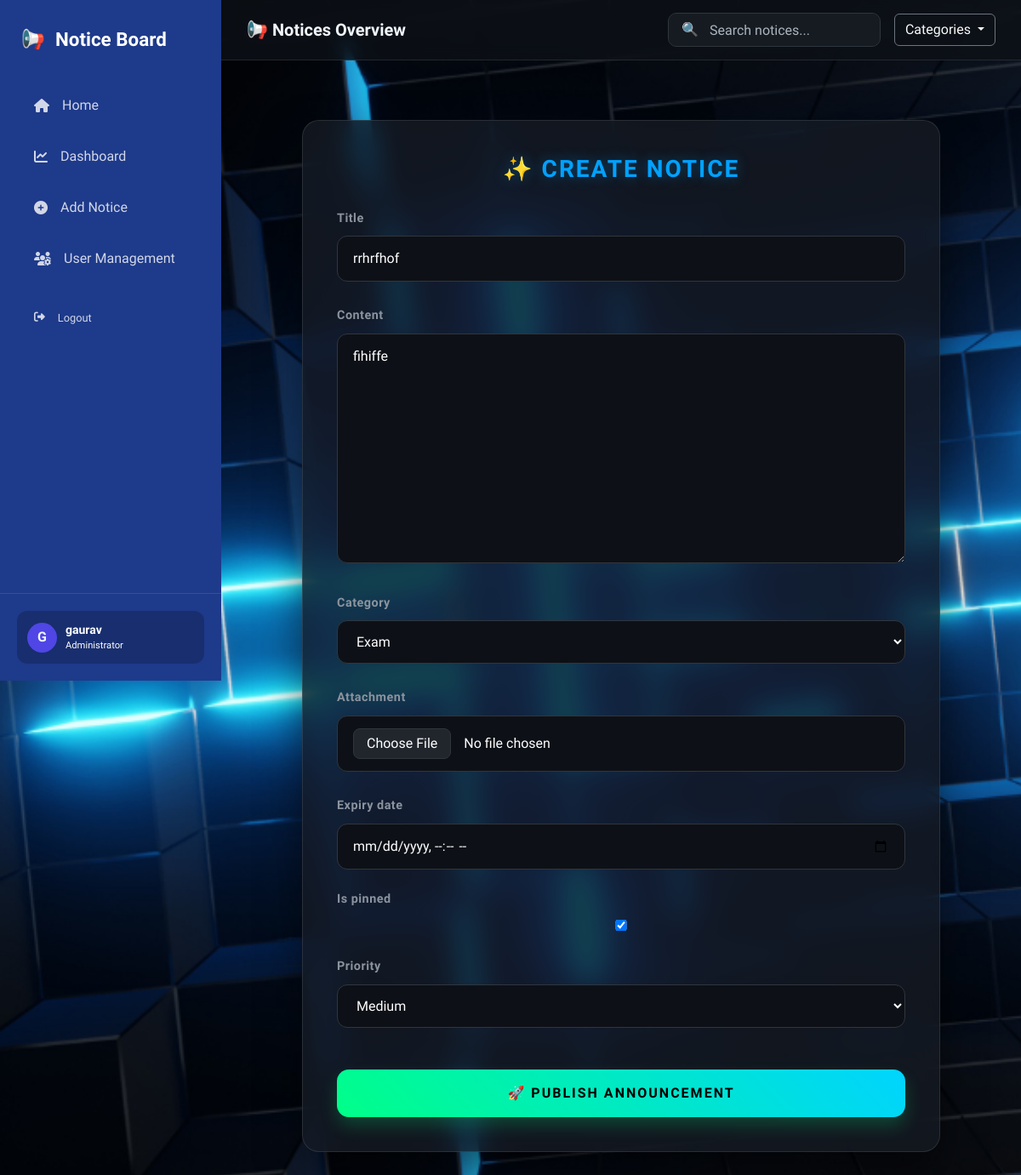
The app's page /edit/19/ (signed in) with its own data.
### noticeboard/models.py (models this page shows, shortened)
class Notice(models.Model):
    title = models.CharField(max_length=255)
    content = models.TextField()
    category = models.ForeignKey(Category, on_delete=models.CASCADE)
    attachment = models.FileField(upload_to='notice_files/', null=True, blank=True)
    created_by = models.ForeignKey(User, on_delete=models.CASCADE)
    created_at = models.DateTimeField(auto_now_add=True)
    expiry_date = models.DateTimeField(null=True, blank=True)
    department = models.CharField(
        max_length=20,
        choices=Profile.DEPARTMENT_CHOICES,
        default='cse'
    )
    views_count = models.IntegerField(default=0)
    is_pinned = models.BooleanField(default=False)
    likes = models.ManyToManyField(User, related_name='liked_notices', blank=True)
    PRIORITY_CHOICES = [
        ('low', 'Low'),
        ('medium', 'Medium'),
        ('high', 'High'),
    ]
    priority = models.CharField(
        max_length=10,
        choices=PRIORITY_CHOICES,
        default='low'
    )

### noticeboard/views.py (the view)
# urls.py: path('edit/<int:pk>/', views.edit_notice, name='edit_notice'),
@login_required(login_url='login')
@user_passes_test(staff_check)
def edit_notice(request, pk):
    if not request.user.is_staff:
        return HttpResponseForbidden("You are not authorized to edit notices.")
    notice = get_object_or_404(Notice, pk=pk)
    if request.method == 'POST':
        form = NoticeForm(request.POST, request.FILES, instance=notice)
        if form.is_valid():
            form.save()
            messages.success(request, "Notice updated successfully.")
            return redirect('home')
        else:
            messages.error(request, "Error updating notice.")
    else:
        form = NoticeForm(instance=notice)
    return render(request, 'noticeboard/notice_form.html', {'form': form})

### noticeboard/forms.py
class NoticeForm(forms.ModelForm):
    class Meta:
        model = Notice
        fields = ['title', 'content', 'category','attachment','expiry_date','is_pinned','priority']
        widgets = {
            'expiry_date': forms.DateTimeInput(attrs={'type': 'datetime-local', 'class': 'form-control'}),
        }

### noticeboard/models.py (called while the page is built)
    def __str__(self):
        return self.name

### noticeboard/views.py (called while the page is built)
def staff_check(user):
    return user.is_staff

### noticeboard/templates/noticeboard/notice_form.html (shortened to what this page needs)
{% extends 'noticeboard/base.html' %}
{% block content %}
<div class="form-card-glow">
    <h3>✨ Create Notice</h3>
    <form method="post" enctype="multipart/form-data">
        {% for field in form %}
            <div class="mb-4">
                <label for="{{ field.id_for_label }}">{{ field.label }}</label>
                {{ field }}
            </div>
        {% endfor %}
        <button type="submit" class="btn-glow-submit">
            🚀 Publish Announcement
        </button>
    </form>
</div>
{% endblock %}

### noticeboard/templates/noticeboard/base.html (shortened to what this page needs)
{% load static %}
<!doctype html>
<html lang="en">
  <head>
    <link rel="stylesheet" href="https://cdnjs.cloudflare.com/ajax/libs/font-awesome/6.4.2/css/all.min.css">
    <link href="https://cdn.jsdelivr.net/npm/bootstrap@5.3.2/dist/css/bootstrap.min.css" rel="stylesheet" />
    <link rel="stylesheet" href="{% static 'css/style.css' %}" />
  </head>
  {% load django_browser_reload %}
  <body>
    <aside class="sidebar">
      <a class="sidebar-brand" href="{% url 'home' %}">
        📢 <span>Notice Board</span>
      </a>
      <nav class="nav flex-column">
        <a class="nav-link {% if request.resolver_match.url_name == 'home' %}active{% endif %}" href="{% url 'home' %}">
          <i class="fa-solid fa-house"></i> Home
        </a>
        <a class="nav-link {% if request.resolver_match.url_name == 'dashboard' %}active{% endif %}" href="{% url 'dashboard' %}">
          <i class="fa-solid fa-chart-line"></i> Dashboard
        </a>
        <a class="nav-link {% if request.resolver_match.url_name == 'add_notice' %}active{% endif %}" href="{% url 'add_notice' %}">
          <i class="fa-solid fa-plus-circle"></i> Add Notice
        </a>
        <a class="nav-link {% if request.resolver_match.url_name == 'user_list' %}active{% endif %}" href="{% url 'user_list' %}">
            <i class="fa-solid fa-users-gear"></i> User Management
        </a>
        <a class="nav-link text-danger mt-3" href="{% url 'logout' %}">
            <i class="fa-solid fa-right-from-bracket"></i> Logout
        </a>
      </nav>
      <div class="sidebar-footer">
          <div class="profile-card">
              <div class="profile-img">{{ user.username|first|upper }}</div>
              <div class="overflow-hidden">
                  <div class="small fw-bold text-white">{{ user.username }}</div>
                  <div class="text-muted" style="font-size: 0.7rem;">Administrator</div>
              </div>
          </div>
      </div>
    </aside>
    <header class="top-nav d-flex justify-content-between align-items-center">
        <h5 class="mb-0 fw-bold">📢 {% block page_title %}Notices Overview{% endblock %}</h5>
        <div class="d-flex align-items-center gap-3">
            <form method="GET" class="position-relative d-flex align-items-center">
                <span class="position-absolute ms-3" style="pointer-events: none;">🔍</span>
                <input name="search" type="search" placeholder="Search notices..."
                       class="form-control ps-5 custom-search"
                       value="{{ request.GET.search }}">
            </form>
            <div class="dropdown">
                <button class="btn btn-outline-light dropdown-toggle border-secondary" type="button" data-bs-toggle="dropdown">
                    Categories
                </button>
            </div>
        </div>
    </header>
    <main class="main-wrapper">
        {% block content %} {% endblock %}
    </main>
  </body>
</html>

### noticeboard/static/css/style.css (style rules this page uses)
:root { --bg-deep: #2cf8ff; --card-bg: #000000; --sidebar-bg: #be6e95; --neon-green: #70ff2e; --neon-red: #ff4d4d; --neon-blue: #00a2ff; --neon-yellow: #ffcc00; --text-main: #f0f6fc; --text-dim: #ffffff; --border-glow: #ffffff; }
body { background-image: url("/static/images/background.png"); background-size: cover; background-position: center; background-repeat: no-repeat; background-attachment: fixed; background-color: var(--bg-deep) !important; color: var(--text-main) !important; font-family: 'Segoe UI', Roboto, Helvetica, Arial, sans-serif; }
.text-muted { color: var(--text-dim) !important; font-weight: 500; }
input, textarea, select { background-color: #8492ff !important; border: 1px solid var(--border-glow) !important; color: white !important; }

### noticeboard/templates/noticeboard/base.html (style rules this page uses)
:root { --side-blue: #1e3a8a; --side-hover: rgba(255, 255, 255, 0.1); --bg-body: #0d1117; --sidebar-width: 260px; }
body { font-family: 'Plus Jakarta Sans', sans-serif; background-color: var(--bg-body); color: #ffffff; overflow-x: hidden; }
.sidebar { width: var(--sidebar-width); height: 100vh; position: fixed; top: 0; left: 0; background-color: var(--side-blue); padding-top: 20px; display: flex; flex-direction: column; z-index: 1000; }
.sidebar-brand { padding: 10px 25px 30px; font-size: 1.4rem; font-weight: 700; color: white; text-decoration: none; display: flex; align-items: center; gap: 12px; }
.sidebar .nav-link { color: rgba(255, 255, 255, 0.8) !important; padding: 14px 25px; margin: 4px 15px; border-radius: 10px; display: flex; align-items: center; gap: 15px; font-weight: 500; transition: 0.3s; }
.top-nav { margin-left: var(--sidebar-width); background: rgba(13, 17, 23, 0.8); backdrop-filter: blur(10px); border-bottom: 1px solid rgba(255, 255, 255, 0.1); padding: 15px 30px; position: sticky; top: 0; z-index: 999; }
.main-wrapper { margin-left: var(--sidebar-width); padding: 30px; min-height: 100vh; }
.custom-search { width: 250px; border-radius: 10px; transition: 0.3s; height: 40px; background-color: #161b22 !important; border: 1px solid #30363d !important; color: white !important; }
.custom-search::placeholder { color: #adb5bd !important; opacity: 1 !important; }
.sidebar-footer { margin-top: auto; padding: 20px; border-top: 1px solid rgba(255, 255, 255, 0.1); }
.profile-card { background: rgba(0,0,0,0.2); padding: 12px; border-radius: 12px; display: flex; align-items: center; gap: 10px; }
.profile-img { width: 35px; height: 35px; border-radius: 50%; background: #4f46e5; display: flex; align-items: center; justify-content: center; font-weight: bold; }

### noticeboard/templates/noticeboard/notice_form.html (style rules this page uses)
.form-card-glow { background: rgba(22, 27, 34, 0.8) !important; backdrop-filter: blur(16px) saturate(180%); -webkit-backdrop-filter: blur(16px) saturate(180%); border: 1px solid rgba(255, 255, 255, 0.1) !important; border-radius: 20px !important; padding: 40px !important; box-shadow: 0 25px 50px rgba(0, 0, 0, 0.5) !important; max-width: 750px; margin: 40px auto; color: #f0f6fc !important; }
.form-card-glow h3 { color: #00a2ff; font-weight: 800; text-transform: uppercase; letter-spacing: 2px; margin-bottom: 30px; text-align: center; text-shadow: 0 0 15px rgba(0, 162, 255, 0.4); }
.form-card-glow label { font-weight: 600; color: #8b949e; margin-bottom: 10px; display: block; font-size: 0.9rem; letter-spacing: 0.5px; }
.form-card-glow input, .form-card-glow textarea, .form-card-glow select { background-color: #0d1117 !important; border: 1px solid #30363d !important; border-radius: 12px !important; color: #ffffff !important; padding: 14px 18px !important; width: 100%; transition: all 0.3s cubic-bezier(0.4, 0, 0.2, 1); margin-bottom: 5px; }
.btn-glow-submit { background: linear-gradient(45deg, #00ff88, #00d4ff) !important; color: #000000 !important; font-weight: 800 !important; border: none !important; padding: 16px !important; border-radius: 14px !important; text-transform: uppercase; letter-spacing: 2px; width: 100%; margin-top: 20px; transition: 0.4s ease; box-shadow: 0 10px 20px rgba(0, 255, 136, 0.2) !important; }
.text-danger { font-size: 0.8rem; font-weight: 600; color: #ff4d4d !important; margin-top: 5px; }

### records on screen
Notice: form "rrhrfhof" "fihiffe" "Exam" "☑" "Medium"

### other values on screen
{{ user.username|first|upper }} "G"
{{ user.username }} "gaurav"
{{ field.label }} "Title" "Content" "Category" "Attachment" "Expiry date" "Is pinned" "Priority"
